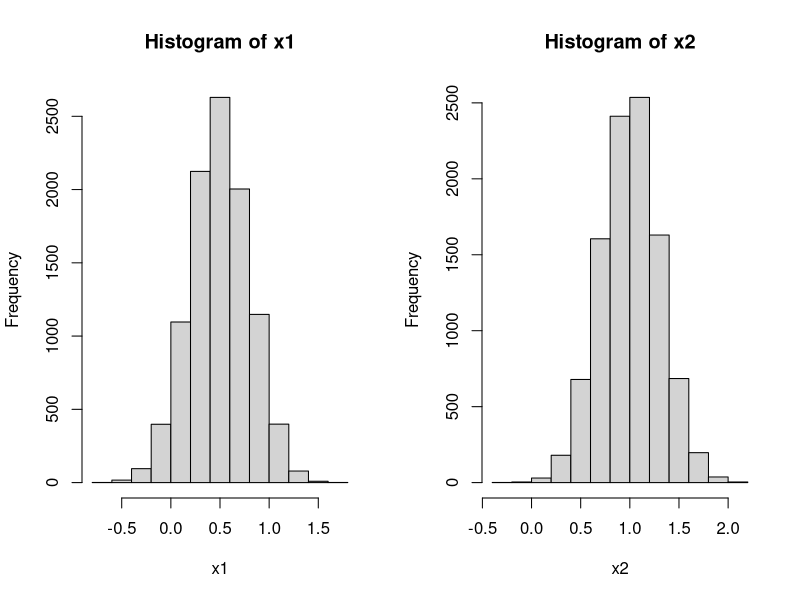
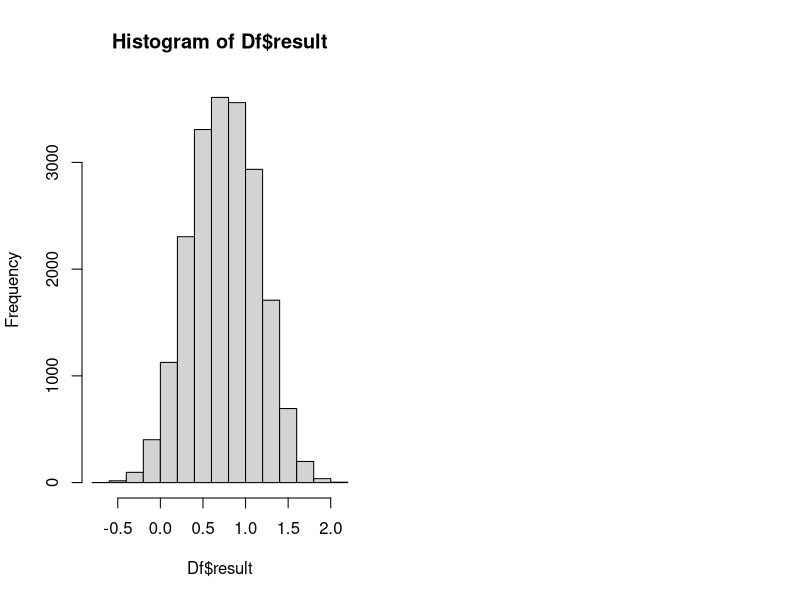
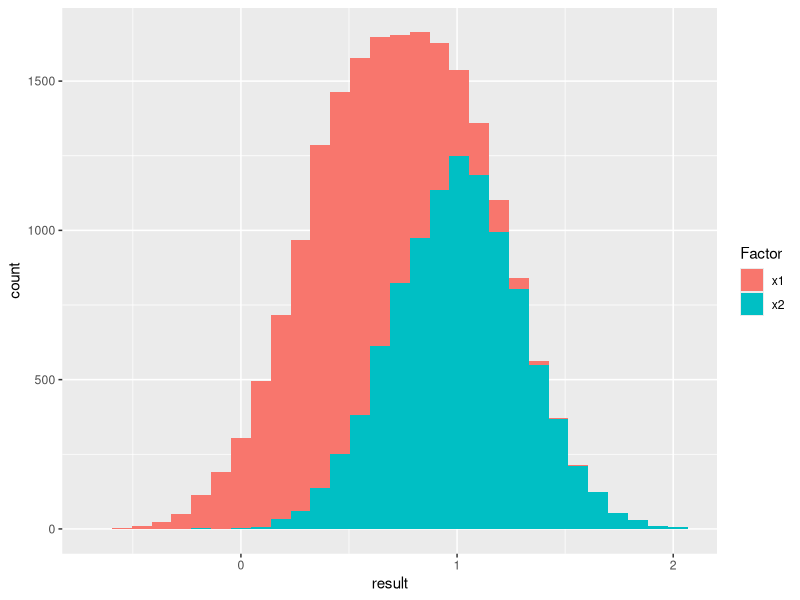
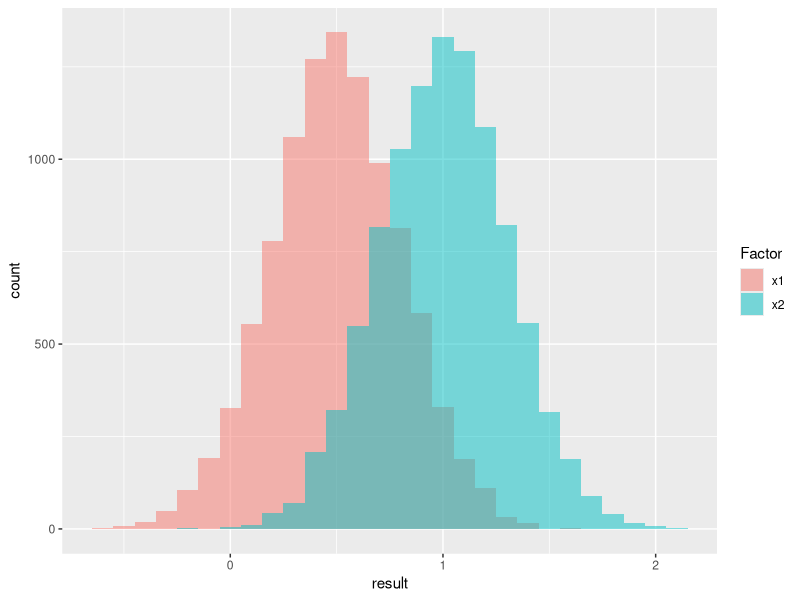
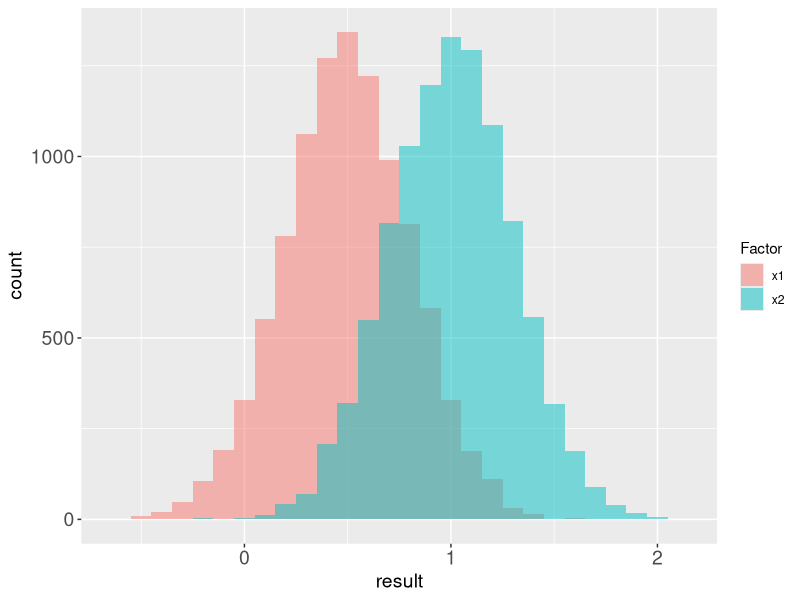
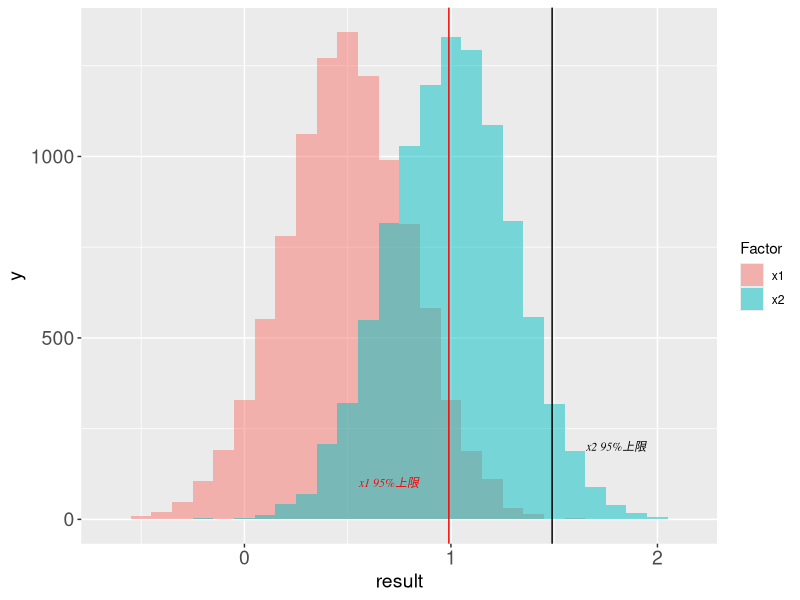
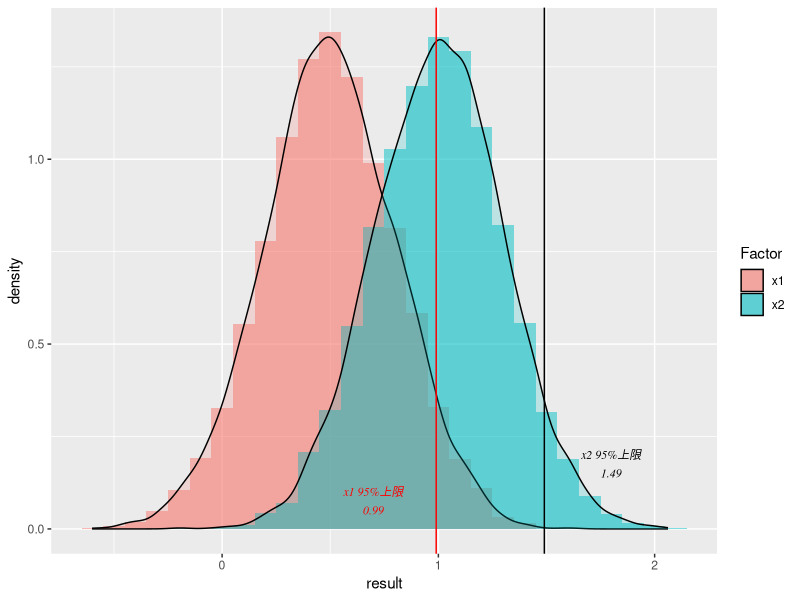

Generate these figures, in order, with R:
## ---- chunk 1
knitr::opts_chunk$set(echo = TRUE,error=FALSE,message= FALSE,warning = FALSE)
## ---- chunk 2
set.seed(1);x1 <- rnorm(10000,0.5,0.3);head(x1)
set.seed(2);x2 <- rnorm(10000,1.0,0.3);head(x2)

#同じ乱数を生成するためset.seed()指定
#rnormで10000個サンプル生成
## ---- chunk 3
par(mfrow=c(1,2)) 
hist(x1)
hist(x2)
## ---- chunk 4
List <- list(x1=x1,x2=x2);head(List[[1]]);head(List[[2]])
## ---- chunk 5
Df <- stack(List);head(Df)
## ---- chunk 6
names(Df) <- c("result","Factor") #全て指定して名称変更
#names(Df)[1] <- "result"　個別に変更の場合はこの記述
#names(Df)[2] <- "Factor"
head(Df)
## ---- chunk 7
hist(Df$result)
## ---- chunk 8
library(ggplot2)
ggplot(Df)+
  geom_histogram((aes(x=result,fill=Factor)))
## ---- chunk 9
A <- ggplot(Df)
B <- A+  geom_histogram((aes(x=result,fill=Factor)),
                        position="identity", #重ね書き指定
                        alpha=0.5, #透明化
                        binwidth = 0.1) #幅指定
B
## ---- chunk 10
C <- B+theme(axis.text = element_text(size=14), #軸
             axis.title = element_text(size=14))#軸ラベル
C
## ---- chunk 11
x1_95 <- round(qnorm(0.95,0.5,0.3),2);x1_95
x2_95<- round(qnorm(0.95,1.0,0.3),2);x2_95

D <- C + geom_vline(xintercept=x1_95,color="red")+
  annotate("text", x=0.7, y=100, label="x1 95%上限",
           family="serif",fontface="italic",colour="red",size=3)+
  geom_vline(xintercept = x2_95)+
  annotate("text", x=1.8, y=200, label="x2 95%上限",
           family="serif",fontface="italic",colour="black",size=3)
#yに線引くときはgeom_hline(yintercept=1000)
D
## ---- chunk 12
E <- A+  geom_histogram((aes(x=result,y=..density..,fill=Factor)),
                        position="identity", #重ね書き指定
                        alpha=0.5, #透明化
                        binwidth = 0.1) +#幅指定
  geom_density(aes(x=result,fill=Factor),alpha=0.2)+
  geom_vline(xintercept=x1_95,color="red")+
  annotate("text", x=0.7, y=0.1, label="x1 95%上限",
           family="serif",fontface="italic",colour="red",size=3)+
  annotate("text", x=0.7, y=0.05, label=x1_95, #数値記載
           family="serif",fontface="italic",colour="red",size=3)+
  geom_vline(xintercept = x2_95)+
  annotate("text", x=1.8, y=0.2, label="x2 95%上限",
           family="serif",fontface="italic",colour="black",size=3)+
  annotate("text", x=1.8, y=0.15, label=x2_95, #数値記載
           family="serif",fontface="italic",colour="black",size=3)
E
